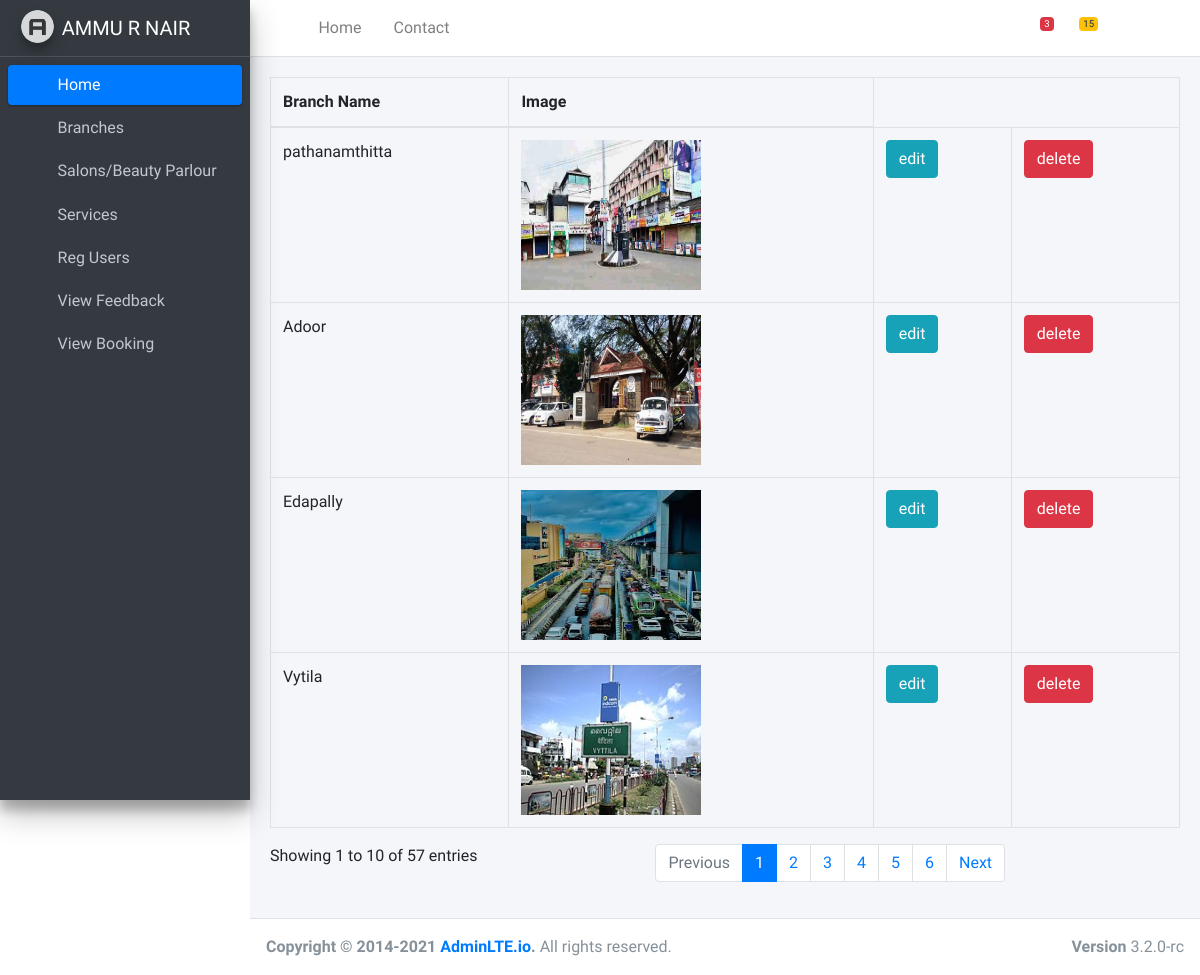
Page /branchtable on the committed database.
### adminapp/models.py (models this page shows)
class BRANCHES(models.Model):
    Name=models.CharField(max_length=23)
    Image=models.ImageField(upload_to='image',default='null.jpeg')

### adminapp/views.py (the view)
# urls.py: path('branchtable',views.branchtable,name="branchtable"),
def branchtable(request):
    tab=BRANCHES.objects.all()
    return render(request,'branchestable.html',{'tab':tab})

### adminapp/templates/branchestable.html
{% extends 'adminindex.html' %}
{% block content %}
<div class="card-body">
    <div id="example2_wrapper" class="dataTables_wrapper dt-bootstrap4"><div class="row"><div class="col-sm-12 col-md-6"></div><div class="col-sm-12 col-md-6"></div></div><div class="row"><div class="col-sm-12"><table id="example2" class="table table-bordered table-hover dataTable dtr-inline collapsed" aria-describedby="example2_info">
      <thead>
      <tr><th class="sorting sorting_asc" tabindex="0" aria-controls="example2" rowspan="1" colspan="1" aria-sort="ascending" aria-label="Rendering engine: activate to sort column descending">Branch Name</th><th class="sorting" tabindex="0" aria-controls="example2" rowspan="1" colspan="1" aria-label="Browser: activate to sort column ascending">Image</th></tr>
      </thead>
      <tbody>
      {% for i in tab %}
      <tr class="odd">
        <td class="dtr-control sorting_1" tabindex="0">{{i.Name}}</td>
        <td><img src="{{i.Image.url}}" alt="" style="height: 150px; width: 180px;"></td>
        <td><a href="{% url 'branchedit' id=i.id %}"><button type="submit" class="btn btn-info">edit</button></a></td>
        <td><a href="{% url 'brdelete' id=i.id %}"><button type="submit" class="btn btn-danger">delete</button></a></td>
      </tr>
      {% endfor %}
      </tbody>
    </table></div></div><div class="row"><div class="col-sm-12 col-md-5"><div class="dataTables_info" id="example2_info" role="status" aria-live="polite">Showing 1 to 10 of 57 entries</div></div><div class="col-sm-12 col-md-7"><div class="dataTables_paginate paging_simple_numbers" id="example2_paginate"><ul class="pagination"><li class="paginate_button page-item previous disabled" id="example2_previous"><a href="#" aria-controls="example2" data-dt-idx="0" tabindex="0" class="page-link">Previous</a></li><li class="paginate_button page-item active"><a href="#" aria-controls="example2" data-dt-idx="1" tabindex="0" class="page-link">1</a></li><li class="paginate_button page-item "><a href="#" aria-controls="example2" data-dt-idx="2" tabindex="0" class="page-link">2</a></li><li class="paginate_button page-item "><a href="#" aria-controls="example2" data-dt-idx="3" tabindex="0" class="page-link">3</a></li><li class="paginate_button page-item "><a href="#" aria-controls="example2" data-dt-idx="4" tabindex="0" class="page-link">4</a></li><li class="paginate_button page-item "><a href="#" aria-controls="example2" data-dt-idx="5" tabindex="0" class="page-link">5</a></li><li class="paginate_button page-item "><a href="#" aria-controls="example2" data-dt-idx="6" tabindex="0" class="page-link">6</a></li><li class="paginate_button page-item next" id="example2_next"><a href="#" aria-controls="example2" data-dt-idx="7" tabindex="0" class="page-link">Next</a></li></ul></div></div></div></div>
  </div>
{% endblock %}

### rows in the picture
BRANCHES: Name "pathanamthitta", Image (picture)
BRANCHES: Name "Adoor", Image (picture)
BRANCHES: Name "Edapally", Image (picture)
BRANCHES: Name "Vytila", Image (picture)
